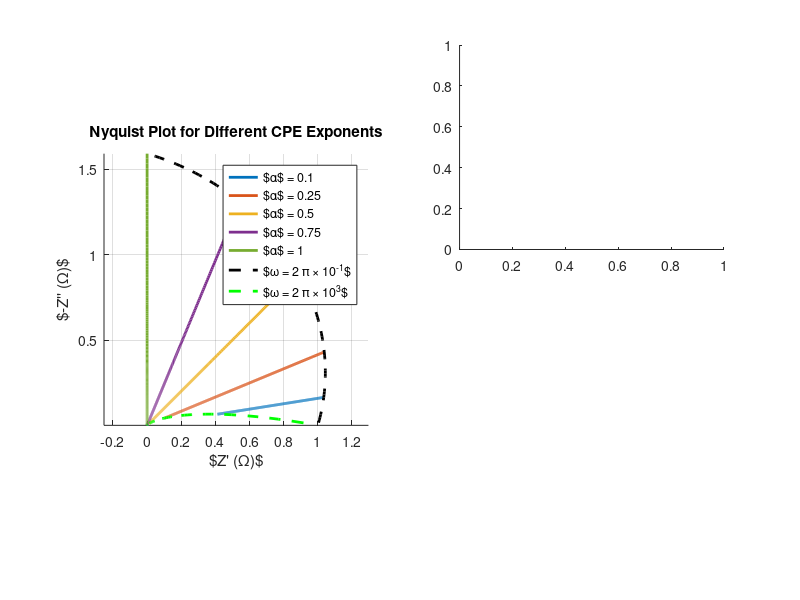

MATLAB code to generate this figure: (Note: this script raises an error after producing the figure.)
clear all
close all

% Frequency range
f_exponent_h = 3;
f_exponent_l = -1;

f = logspace(f_exponent_l, f_exponent_h, 500);   % Hz
w = 2*pi*f;

% different a

alphas = [0.1 0.25 0.5  0.75 1];
Q = 1;

figure
set(gcf, 'Position', [50 50 1200 500])
subplot(1,2,1)

hold on
for a = alphas
    Z = 1 ./ (Q * (1j*w).^a);
    plot(real(Z), -imag(Z), 'LineWidth', 2, ...
         'DisplayName', ['$\alpha$ = ' num2str(a)])
end


% LF 

a = linspace(0.01,1,100);
f = 10^(f_exponent_l);
w = 2*pi*f;

Z = 1 ./ (Q * (1j*w).^a);
plot(real(Z), -imag(Z), 'k--', 'LineWidth', 2, ...
         'DisplayName', ['$\omega = 2 \pi \times 10^{' num2str(f_exponent_l) '}$'])
     
% HF 
f = 10^(f_exponent_h);
w = 2*pi*f;

Z = 1 ./ (Q * (1j*w).^a);
plot(real(Z), -imag(Z), 'g--', 'LineWidth', 2, ...
         'DisplayName', ['$\omega = 2 \pi \times 10^{' num2str(f_exponent_h) '}$'])
     
legend show
grid on
xlabel('$Z'' (\Omega)$')
ylabel('$-Z'''' (\Omega)$')
legend 
axis equal
title('Nyquist Plot for Different CPE Exponents')

%%

% Frequency range
f = logspace(-2, 5, 500);   % Hz
w = 2*pi*f;

% CPE parameters

% CPE impedance
% Z = 1 ./ (Q * (1j*w).^alpha);
% alphas = [0.75 1];

% figure

subplot(2,2,2)
ax = gca;
ax.XScale = 'log';
ax.YScale = 'log';
hold on
for a = alphas
    Z = 1 ./ (Q * (1j*w).^a);
    loglog(f, abs(Z), 'LineWidth', 2, ...
         'DisplayName', ['$\alpha$ = ' num2str(a)])
end

get(gca,'XScale'), get(gca,'YScale')

grid on
ylabel('$|Z|$ ($\Omega$)')
title('Bode Plot of CPE')

subplot(2,2,4)
ax = gca;
ax.XScale = 'log';
ax.YScale = 'log';
hold on
for a = alphas
    Z = 1 ./ (Q * (1j*w).^a);
    semilogx(f, angle(Z)*180/pi, 'LineWidth', 2, ...
         'DisplayName', ['$\alpha$ = ' num2str(a)])
end

grid on
xlabel('Frequency (Hz)')
ylabel('Phase (deg)')
